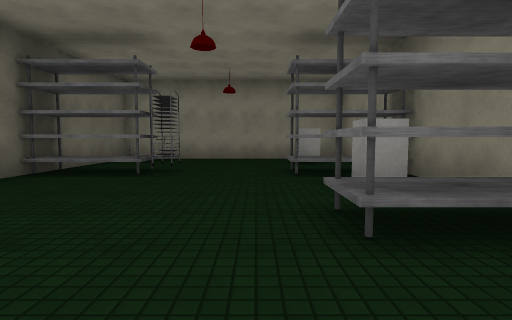
View 1 (above)

16 first-person views from a walk through a scene from a Unity 3-D project. The camera is 1.2 m above the floor, tilts 4° down and sees 80° across. The floor is counted in squares, 2 m on a side. Each view is taken from the middle of a square. On the plan, view 1 faces up. The plan holds only what a view shows up to about 9 squares ahead; the rest is blank. The place goes on beyond the plan. The player is left out. Door leaves are left out, so doorways stand open. Some surface patterns are stand-ins.

View 2
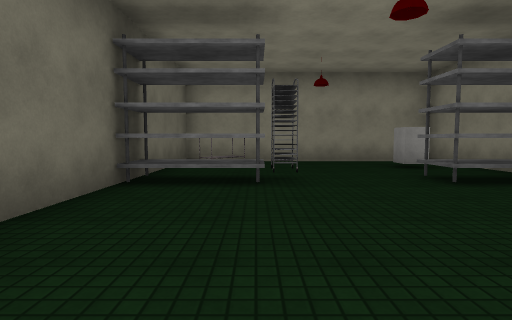

View 3
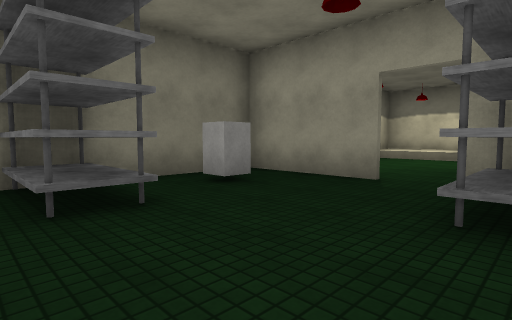

View 4
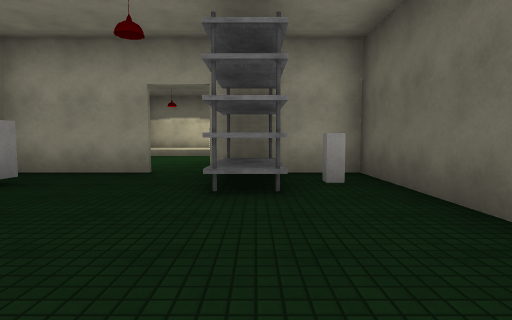

View 5
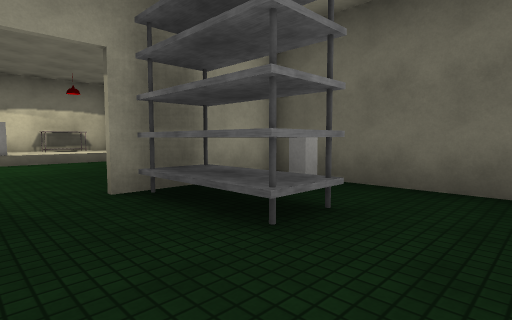

View 6
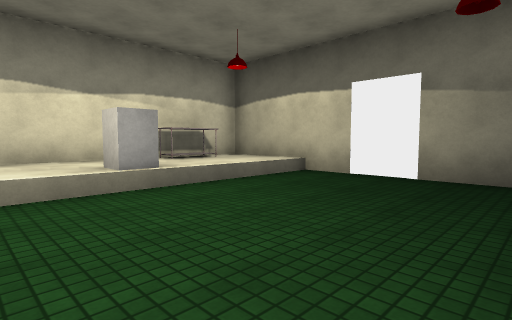

View 7
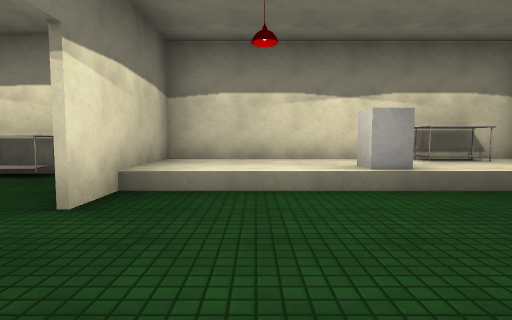

View 8
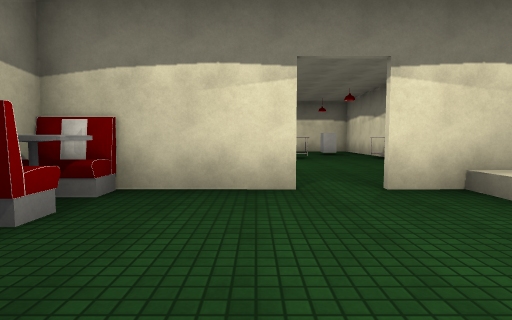

View 9
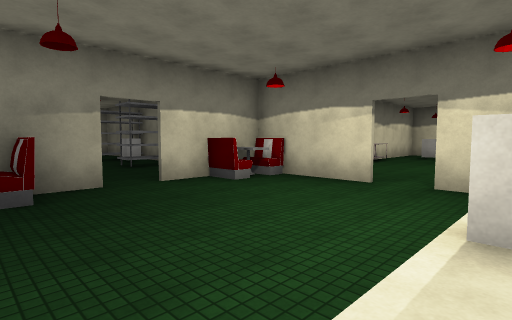

View 10
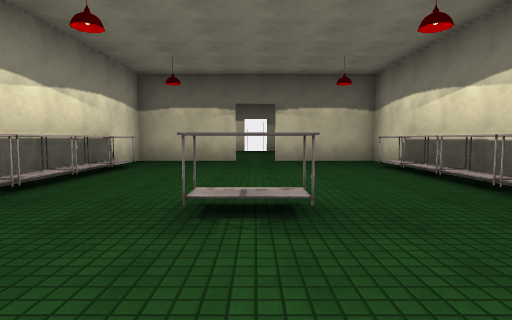

View 11
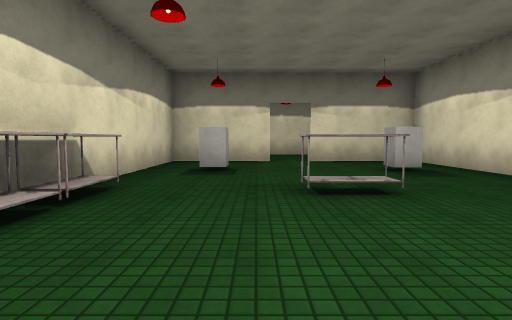

View 12
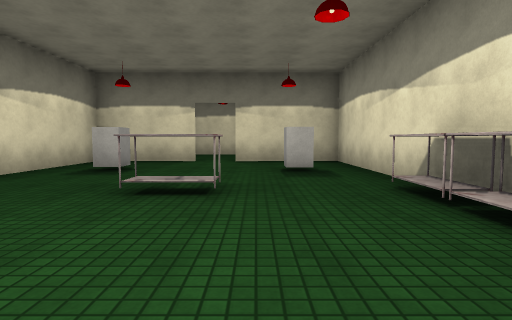

View 13
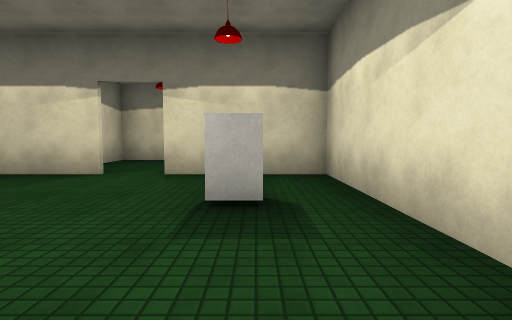

View 14
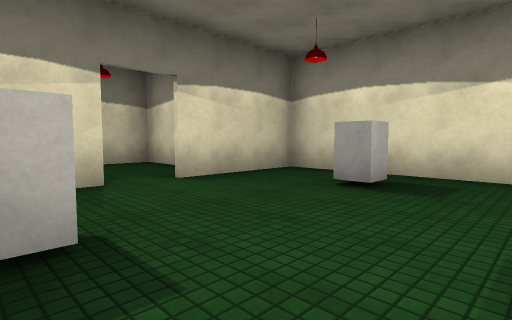

View 15
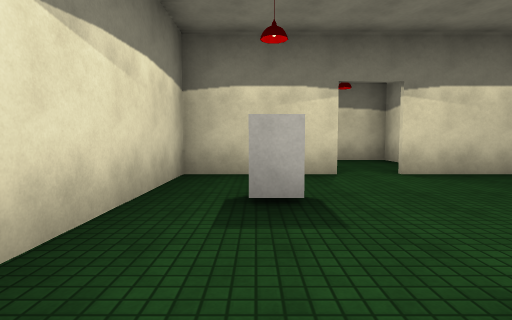

View 16
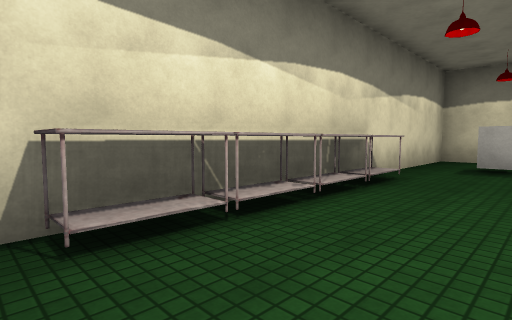

### Floor plan
Key: @ floor where view 1 was taken; # wall or solid block; . main floor; : floor 0.5 m higher than the main floor; D open door; B white block; R rack; T table; O other object.
Columns run from 4 left of view 1 to 17 right of it. Each row starts with its distance up from view 1.
  9 ########
  8 #O.....#
  7 #....B.#
  6 #RR..RR#
  5 #RR..RR#
  4 #.....B#
  3 #......#
  2 #....RR#
  1 #......#
  0 #BR.@.B#
 -1 ##RDD####    #####
 -2 #OODDOO#.TTTT.....#
 -3 #......#.......B.## ##
 -4 #......#.........#...#
 -5 D......D....T....D...#
 -6 #......#.........#...#
 -7 #:::B::#.......B.#####
 -8 #TT::::#.TTTT.....#
 -9 ########     #####

Positions as (right, up) in squares from view 1, and headings:
1: (0, 0), facing up
2: (-2, 1), facing up
3: (-2, 3), facing down-right
4: (-2, 4), facing down
5: (0, 2), facing down-left
6: (1, -3), facing down-left
7: (1, -3), facing down
8: (-1, -4), facing right
9: (-3, -7), facing up-right
10: (11, -5), facing left
11: (5, -4), facing right
12: (5, -6), facing right
13: (8, -7), facing right
14: (9, -3), facing down-right
15: (8, -3), facing right
16: (4, -4), facing up-right
